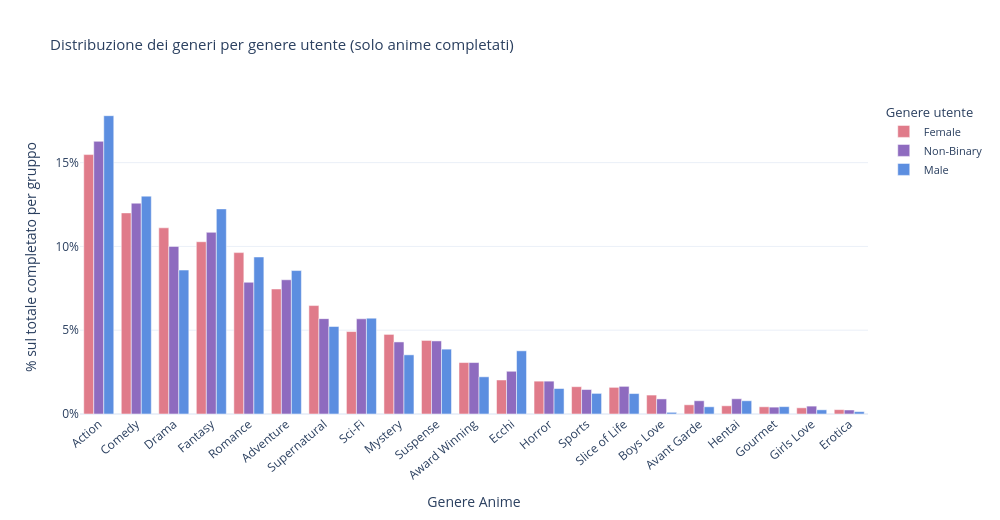

This figure's notebook cell:
### Markdown cell above
## I gusti cambiano in base al genere?

Si dice spesso che uomini e donne guardino anime completamente diversi: Romance e Drama per le donne e Action e Adventure per gli uomini. Ma è uno stereotipo o c'è qualcosa di vero? E per quanto riguarda Non Binary?

Per rispondere, abbiamo incrociato il genere dichiarato dagli utenti (**Male**, **Female** e **Non Binary**) con i generi degli anime che hanno valutato. Per ogni genere anime, abbiamo calcolato quanto pesa sul totale guardato da ciascun gruppo. Il confronto mostra dove le preferenze divergono davvero e dove invece i tre gruppi guardano le stesse cose.

### Code cell
plot_gender_genres(ratings, profiles, details_ex, top_genres)

### Figure 1 — Plotly figure (JSON) as saved in the notebook; plotly's stock layout.template omitted (floating-point values rounded to 4 significant figures)
{"data": [{"hovertemplate": "<b>%{x}</b><br>Female: %{y:.2f}%<extra></extra>", "marker": {"color": "#e07b8a"}, "name": "Female", "x": ["Action", "Comedy", "Drama", "Fantasy", "Romance", "Adventure", "Supernatural", "Sci-Fi", "Mystery", "Suspense", "Award Winning", "Ecchi", "Horror", "Sports", "Slice of Life", "Boys Love", "Avant Garde", "Hentai", "Gourmet", "Girls Love", "Erotica"], "y": [15.48, 12, 11.11, 10.28, 9.63, 7.46, 6.47, 4.92, 4.75, 4.39, 3.07, 2.03, 1.96, 1.63, 1.59, 1.13, 0.55, 0.49, 0.43, 0.37, 0.26], "type": "bar"}, {"hovertemplate": "<b>%{x}</b><br>Non-Binary: %{y:.2f}%<extra></extra>", "marker": {"color": "#8e6bbf"}, "name": "Non-Binary", "x": ["Action", "Comedy", "Drama", "Fantasy", "Romance", "Adventure", "Supernatural", "Sci-Fi", "Mystery", "Suspense", "Award Winning", "Ecchi", "Horror", "Sports", "Slice of Life", "Boys Love", "Avant Garde", "Hentai", "Gourmet", "Girls Love", "Erotica"], "y": [16.27, 12.58, 10, 10.84, 7.86, 8.01, 5.69, 5.68, 4.3, 4.36, 3.07, 2.55, 1.96, 1.46, 1.65, 0.9, 0.79, 0.91, 0.41, 0.47, 0.24], "type": "bar"}, {"hovertemplate": "<b>%{x}</b><br>Male: %{y:.2f}%<extra></extra>", "marker": {"color": "#5c8ee0"}, "name": "Male", "x": ["Action", "Comedy", "Drama", "Fantasy", "Romance", "Adventure", "Supernatural", "Sci-Fi", "Mystery", "Suspense", "Award Winning", "Ecchi", "Horror", "Sports", "Slice of Life", "Boys Love", "Avant Garde", "Hentai", "Gourmet", "Girls Love", "Erotica"], "y": [17.8, 13, 8.59, 12.24, 9.37, 8.56, 5.22, 5.72, 3.53, 3.87, 2.22, 3.77, 1.52, 1.23, 1.22, 0.1, 0.43, 0.79, 0.44, 0.25, 0.14], "type": "bar"}], "layout": {"title": {"font": {"size": 15}, "text": "Distribuzione dei generi per genere utente (solo anime completati)<br>"}, "xaxis": {"title": {"text": "Genere Anime"}, "tickangle": -40}, "yaxis": {"title": {"text": "% sul totale completato per gruppo"}, "ticksuffix": "%"}, "legend": {"font": {"size": 11}, "title": {"text": "Genere utente"}}, "barmode": "group", "hovermode": "x unified", "width": 1000, "height": 520}}
